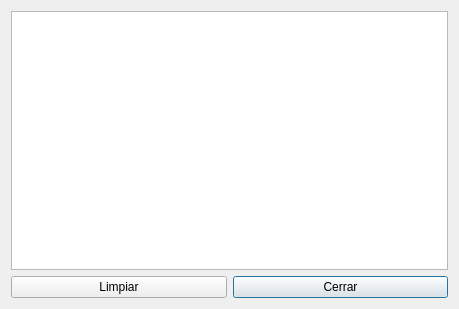
<?xml version="1.0" encoding="UTF-8"?>
<ui version="4.0">
 <class>Dialog</class>
 <widget class="QDialog" name="Dialog">
  <property name="geometry">
   <rect>
    <x>0</x>
    <y>0</y>
    <width>459</width>
    <height>309</height>
   </rect>
  </property>
  <property name="windowTitle">
   <string>Salida de ejecuccion</string>
  </property>
  <layout class="QGridLayout" name="gridLayout">
   <item row="0" column="0" colspan="2">
    <widget class="QTextEdit" name="textEdit">
     <property name="enabled">
      <bool>true</bool>
     </property>
     <property name="readOnly">
      <bool>true</bool>
     </property>
    </widget>
   </item>
   <item row="2" column="1">
    <widget class="QPushButton" name="btnCerrar">
     <property name="text">
      <string>Cerrar</string>
     </property>
     <property name="icon">
      <iconset>
       <normaloff>../iconos/48px-System-log-out.png</normaloff>../iconos/48px-System-log-out.png</iconset>
     </property>
    </widget>
   </item>
   <item row="2" column="0">
    <widget class="QPushButton" name="btnLimpiar">
     <property name="text">
      <string>Limpiar</string>
     </property>
     <property name="icon">
      <iconset>
       <normaloff>../iconos/48px-Edit-clear.png</normaloff>../iconos/48px-Edit-clear.png</iconset>
     </property>
    </widget>
   </item>
  </layout>
 </widget>
 <resources/>
 <connections/>
</ui>
